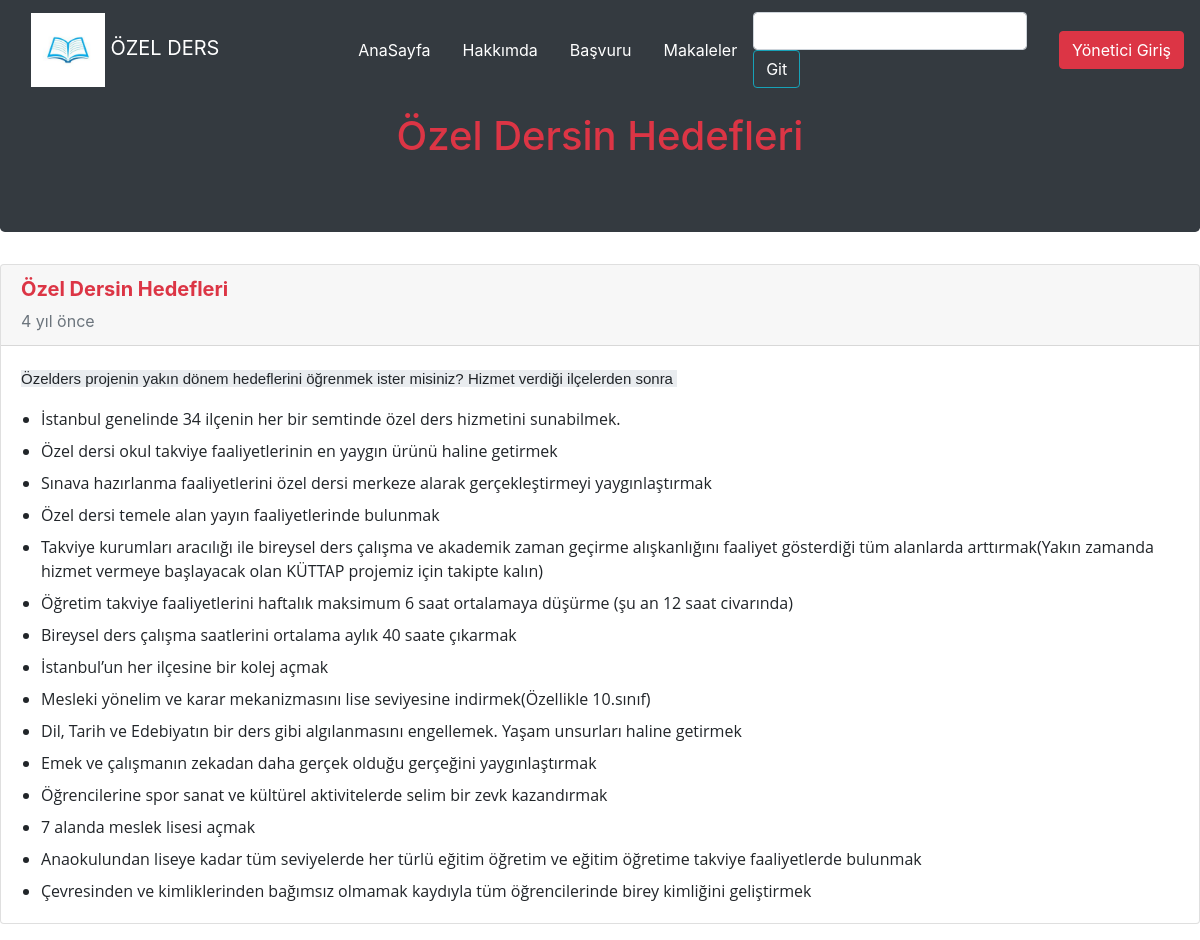
Screenshot of /makale/ozeldershedef with the database file from the repository.
### tables this page shows
CREATE TABLE IF NOT EXISTS `posts` (
  `post_id` int(11) NOT NULL AUTO_INCREMENT,
  `post_title` varchar(255) NOT NULL,
  `post_url` varchar(255) NOT NULL,
  `post_content` text NOT NULL,
  `post_short_content` text NOT NULL,
  `post_status` int(11) NOT NULL,
  `post_seo` varchar(1000) NOT NULL,
  `post_date` timestamp NOT NULL DEFAULT current_timestamp(),
  PRIMARY KEY (`post_id`)
);

### www/app/controller/makale-detay.php (called while the page is built, shortened)
<?php
$row = Makale::findPost($post_url);
require view('makale-detay');

### www/index.php (called while the page is built, shortened)
<?php
$routeExplode = explode('?', $_SERVER['REQUEST_URI']);
$routeArrayMerge = array_filter(explode('/', $routeExplode[0]));
$route =array_merge($routeArrayMerge);
require  controller(route(0));

### www/app/helper/template.php (called while the page is built, shortened)
<?php
function site_url($url = false)
{
    return URL . '/' . $url;
}
function public_url($url = false)
{
    return URL . '/public/' . $url;
}

### www/app/helper/app.php (called while the page is built, shortened)
<?php
function route($index){
    global $route;
    return isset($route[$index]) ? $route[$index]: false;
}

### www/app/classes/basicdb.php (called while the page is built, shortened)
<?php
class BasicDB extends \PDO
{
    private $sql;
    private $where;
    public function from($tableName)
    {
        $this->sql = 'SELECT * FROM `' . $tableName . '`';
        return $this;
    }
    public function where($column, $value = '', $mark = '=', $logical = '&&')
    {
        $this->where[] = [
            $column,
            $value,
            $mark,
            $logical
        ];
        return $this;
    }
    public function first()
    {
        $query = $this->generateQuery();
        return $query->fetch(parent::FETCH_ASSOC);
    }
    public function generateQuery()
    {
        $query = $this->query($this->sql);
        return $query;
    }
    private function get_where()
    {
        if (is_array($this->where) && count($this->where) > 0) {
            $this->sql .= ' WHERE ';
            $where = [];
            foreach ($this->where as $key => $arg) {
                if ($arg[2] == 'LIKE' || $arg[2] == 'NOT LIKE') {
                    $where[] = $arg[3] . ' ' . $arg[0] . ' ' . $arg[2] . ' "%' . $arg[1] . '%" ';
                } elseif ($arg[2] == 'BETWEEN' || $arg[2] == 'NOT BETWEEN') {
                    $where[] = $arg[3] . ' ' . ($arg[0] . ' ' . $arg[2] . ' ' . $arg[1][0] . ' AND ' . $arg[1][1]);
                } elseif ($arg[2] == 'FIND_IN_SET') {
                    $where[] = $arg[3] . ' FIND_IN_SET("' . (is_array($arg[1]) ? implode(',', $arg[1]) : $arg[1]) . '", ' . $arg[0] . ')';
                } elseif ($arg[2] == 'IN' || $arg[2] == 'NOT IN') {
                    $where[] = $arg[3] . ' ' . $arg[0] . ' ' . $arg[2] . '(' . (is_array($arg[1]) ? implode(',', $arg[1]) : $arg[1]) . ')';
                } else {
                    $where[] = $arg[3] . ' ' . $arg[0] . ' ' . $arg[2] . ' "' . $arg[1] . '"';
                }
            }
            $this->sql .= ltrim(implode(' ', $where), '&&');
            $this->where = null;
        }
    }
}

### www/app/classes/makale.php (called while the page is built)
<?php
class Makale {
    public static function findPost($post_url)
    {
        global $db;
        return $db->from('posts')
            ->where('post_url', $post_url)
            ->where('post_status', 1)
            ->first();
    }
}

### www/app/helper/time.php (called while the page is built)
<?php
function timeConvert ( $zaman ){
    $zaman =  strtotime($zaman);
    $zaman_farki = time() - $zaman;
    $saniye = $zaman_farki;
    $dakika = round($zaman_farki/60);
    $saat = round($zaman_farki/3600);
    $gun = round($zaman_farki/86400);
    $hafta = round($zaman_farki/604800);
    $ay = round($zaman_farki/2419200);
    $yil = round($zaman_farki/29030400);
    if( $saniye < 60 ){
        if ($saniye == 0){
            return "az önce";
        } else {
            return $saniye .' saniye önce';
        }
    } else if ( $dakika < 60 ){
        return $dakika .' dakika önce';
    } else if ( $saat < 24 ){
        return $saat.' saat önce';
    } else if ( $gun < 7 ){
        return $gun .' gün önce';
    } else if ( $hafta < 4 ){
        return $hafta.' hafta önce';
    } else if ( $ay < 12 ){
        return $ay .' ay önce';
    } else {
        return $yil.' yıl önce';
    }
}

### www/app/view/OzeldersTema/makale-detay.php (the view, shortened to what this page needs)
<!doctype html>
<html lang="en">
<head>
    <link rel="stylesheet" href="<?=public_url('OzeldersTema/css/fontawesome.css')?>
    <link rel="stylesheet" href="<?=public_url('OzeldersTema/css/style.css')?>">
    <link rel="stylesheet" href="https://maxcdn.bootstrapcdn.com/bootstrap/4.0.0/css/bootstrap.min.css"
>
</head>
<body>
<nav class="navbar navbar-expand-md fixed-top navbar-dark bg-dark">
    <div class="container" >
        <div class="navbar-brand">
            <img src="<?=public_url('/OzeldersTema/img/logo.jpg')?>" class="w-25" alt="">
            ÖZEL DERS
        </div>
        <div class="collapse navbar-collapse" id="menu">
            <ul class="navbar-nav mr-auto " >
                <li class="nav-item">
                    <a href="<?=site_url()?>" nav class="navbar  navbar-dark  text-white"  class="nav-link">AnaSayfa</a>
                </li>
                <li class="nav-item">
                    <a href="<?=site_url('hakk')?>" nav class="navbar  navbar-dark  text-white"  class="nav-link">Hakkımda</a>
                </li>
                <li class="nav-item">
                    <a href="<?=site_url('basvuru')?>" nav class="navbar  navbar-dark text-white"  class="nav-link">Başvuru</a>
                </li>
                <li class="nav-item">
                    <a href="<?=site_url('makale')?>" nav class="navbar  navbar-dark text-white"  class="nav-link">Makaleler</a>
                </li>
            </ul>
            <form action="" class="form-inline">
                <input type="text" class="form-control mr-3">
                <button class="btn btn-outline-info" style="color:white">Git</button>
            </form>
        </div>
    </div>
    <a href="<?=site_url('admin')?>" class="btn btn-danger " style="color:white">Yönetici Giriş</a>
</nav>
<section class="jumbotron text-center bg-dark mt-5">
    <div class="container text-danger" >
        <h1><?=$row['post_title']?></h1>
    </div>
</section>
<div class="row">
    <div class="col-md-12">
        <div class="card mb-3">
            <div class="card-header text-danger ">
                <h5><strong><?=$row['post_title']?></strong></h5>
                <div class="date text-secondary">
                    <?=timeConvert($row['post_date'])?>
                </div>
            </div>
            <div class="card-body">
               <?=htmlspecialchars_decode($row['post_content'])?>
            </div>
        </div>
 </div>
</div>
</body>
</html>

### rows the page displays
posts: post_title "Özel Dersin Hedefleri", post_date "4 yıl önce", post_content "Özelders projenin yakın dönem hedeflerini öğrenmek ister misiniz? Hizmet verdiği ilçelerden sonra İstanbul genelinde 34 ilçenin her bir semtinde özel ders hizmetini sunabilmek. Özel dersi okul takviye faaliyetlerinin en yaygın ürünü haline getirmek Sınava hazırlanma faaliyetlerini özel dersi merkeze alarak gerçekleştirmeyi yaygınlaştırmak Özel dersi temele alan yayın faaliyetlerinde bulunmak Takviye kurumları aracılığı ile bireysel ders çalışma ve akademik zaman geçirme alışkanlığını faaliyet gösterdiği tüm alanlarda arttırmak(Yakın zamanda hizmet vermeye başlayacak olan KÜTTAP projemiz için takipte kalın) Öğretim takviye faaliyetlerini haftalık maksimum 6 saat ortalamaya düşürme (şu an 12…"
